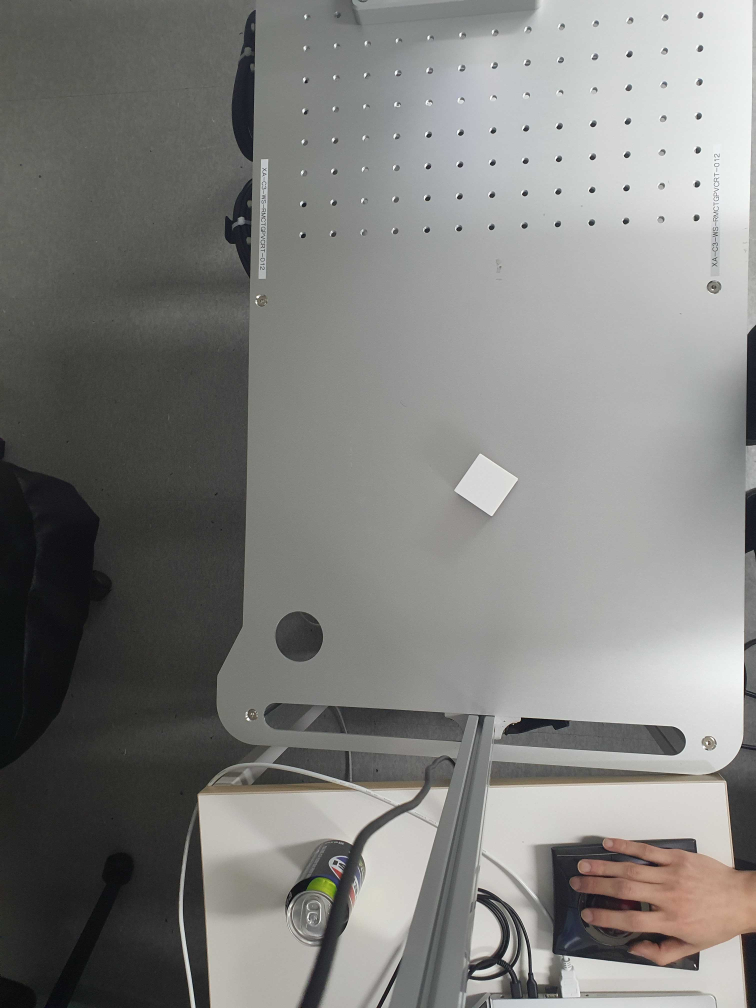
#> input picture pic.jpg, 3024 x 4032 px, given in place of the camera (shown at 1/4 size)
$ python picv2.py
#> lines starting #> are read from the running program, lines starting #| are printed output that depends on the picture
import cv2
import numpy as np

def nothing(x):
    pass

# 0️⃣ 카메라 열기 (번호 안 맞으면 0,1,2... 순서로 바꿔보세요)
cap = cv2.VideoCapture(6)
if not cap.isOpened():
    print("카메라 열기 실패")
    exit()

# 🎚️ 조절바 윈도우 생성
cv2.namedWindow("Control")
cv2.createTrackbar("Threshold", "Control", 200, 255, nothing)

# 🔴 ROI (관심 영역) 사각형 좌표 설정 - 여기만 자유롭게 수정하세요!
# 형식: (x, y, width, height)  ← 카메라 화면에서 원하는 영역
roi_x = 190      # 왼쪽 시작점
roi_y = 90       # 위쪽 시작점
roi_w = 250      # 너비
roi_h = 250      # 높이
# 예: 화면 중앙 영역으로 설정한 값 (640x480 기준으로 적당히 맞춤)

while True:
    ret, frame = cap.read()
#> frame is the input picture: shape (4032, 3024, 3); mean B, G, R 125.4, 127.9, 128.1
    if not ret:
        break

    # 🔴 ROI 사각형을 원본 화면에 빨간색으로 표시 (시각적으로 확인용)
    cv2.rectangle(frame, (roi_x, roi_y), (roi_x + roi_w, roi_y + roi_h), (0, 0, 255), 3)
    cv2.putText(frame, "ROI Area", (roi_x, roi_y - 10), cv2.FONT_HERSHEY_SIMPLEX, 0.7, (0, 0, 255), 2)

    # 🔴 ROI 영역만 잘라내기 (crop)
    roi_frame = frame[roi_y:roi_y + roi_h, roi_x:roi_x + roi_w]
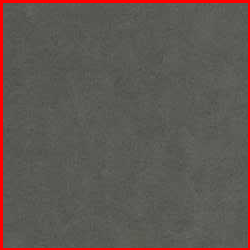
#> roi_frame: shape (250, 250, 3); mean B, G, R 82.1, 86.9, 96.1

    # 1️⃣ ROI 안에서만 처리 시작
    gray = cv2.cvtColor(roi_frame, cv2.COLOR_BGR2GRAY)
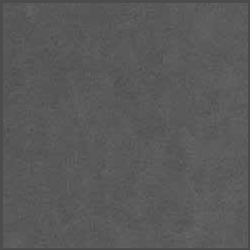
#> gray: shape (250, 250); min 74, max 106, mean 89
    blurred = cv2.GaussianBlur(gray, (5, 5), 0)

    # 2️⃣ 트랙바로 실시간 이진화 조절
    thresh_val = cv2.getTrackbarPos("Threshold", "Control")
    _, binary = cv2.threshold(blurred, thresh_val, 255, cv2.THRESH_BINARY)
#> binary: shape (250, 250); every value is 0

    # 3️⃣ 윤곽선 검출
    contours, _ = cv2.findContours(binary, cv2.RETR_EXTERNAL, cv2.CHAIN_APPROX_SIMPLE)
#> contours = []

    for cnt in contours:
        area = cv2.contourArea(cnt)

        # 🎯 크기 필터링 (노이즈 제거)
        if 115 < area < 3000:
            # 최소 면적 회전 사각형
            rect = cv2.minAreaRect(cnt)
            box = cv2.boxPoints(rect)
            box = np.int0(box)

            # 🔴 중요: ROI 좌표 보정 (원본 프레임 기준으로 변환)
            box[:, 0] += roi_x   # x 좌표에 roi_x 더하기
            box[:, 1] += roi_y   # y 좌표에 roi_y 더하기

            # 네모 그리기
            cv2.drawContours(frame, [box], 0, (0, 255, 0), 2)

            # 중심점 계산 및 표시 (보정된 좌표)
            M = cv2.moments(cnt)
            if M["m00"] != 0:
                cx = int(M["m10"] / M["m00"]) + roi_x
                cy = int(M["m01"] / M["m00"]) + roi_y
                cv2.circle(frame, (cx, cy), 5, (0, 0, 255), -1)
                cv2.putText(frame, f"{cx},{cy}", (cx, cy-10),
                            cv2.FONT_HERSHEY_SIMPLEX, 0.5, (0,0,255), 2)
#> this loop made 0 passes

    # 화면 출력
    cv2.imshow("Result (with ROI)", frame)        # ROI 사각형 + 검출 결과
    cv2.imshow("Binary View (ROI only)", binary)  # ROI 내부 이진화 화면

    if cv2.waitKey(1) & 0xFF == 27:  # ESC 키로 종료
#> (key Esc is pressed here)
        break

cap.release()
cv2.destroyAllWindows()
